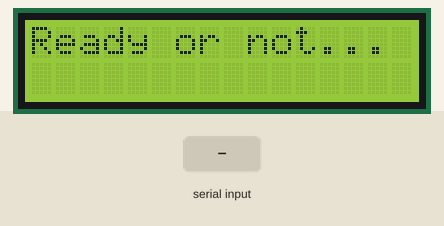
The sketch below on a simulated Arduino Uno, built with avr-gcc and run on an emulated ATmega328P. Shown: 16×2 character LCD. The test bench sets the inputs (shaded band). What the sketch prints to the serial monitor is not drawn.

Above: at 1.2 s.
1.3 s: "*" received over the second serial link
At 2.0 s:
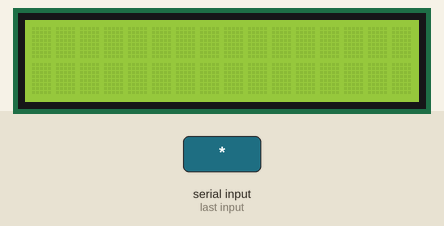
2.8 s: "1" received over the second serial link
At 3.1 s:
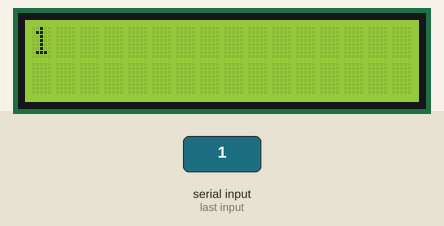
Timing chart, 0 to 5.8 s (numbered marks = the images above; inputs shaded):
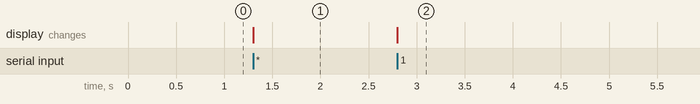

Measured:
- after the input at 1.3 s, the display: changes at once (image 1)
- after the input at 2.8 s, the display: changes at once (image 2)

The sketch:

twitter.ino
```cpp
#include <SoftwareSerial.h>
#include <LiquidCrystal.h>

LiquidCrystal lcd(7, 8, 9, 5, 6, 12);
SoftwareSerial mySerial(10, 11);

int col, row;
char value ;

void setup() {
   mySerial.begin(9600);
    Serial.begin(9600);
lcd.begin(16, 2);
lcd.clear();
lcd.print("Ready or not...");
col = 0;
row = 0;
}

void loop() {

   while (!mySerial.available());


   value = mySerial.read();
   Serial.print(value);
   if (value == '*') {
       lcd.clear();
       col = 0;
       row = 0;
   }
   else {

    lcd.setCursor(col, row);
    lcd.print(value);

    if (col==15) {
      col = 0;
      if (row == 0) {
       row = 1;
      }
      else {
        row = 0;
      }
    }
    else {
     col += 1;
    }
  }

}
```
